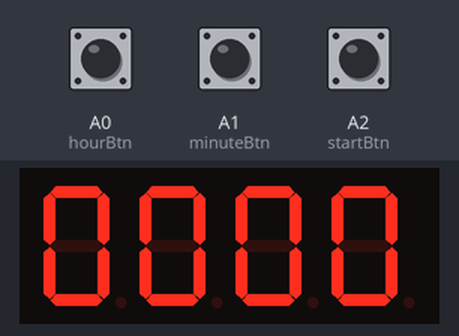
Simulated run of this sketch. Board: Arduino Uno, built with avr-gcc and run on an emulated ATmega328P. Parts: 4-digit seven-segment display. Wiring (inferred from the names in the program): 4-digit 7-segment display, segments lit when LOW: segments pin 2, pin 3, pin 4, pin 5, pin 6, pin 7, pin 8; digit selects pin 9, pin 10, pin 11, pin 12. The test bench sets the inputs (shaded band); at power-on: A2 (startBtn) HIGH, A0 (hourBtn) HIGH, A1 (minuteBtn) HIGH. The segment pins are drawn as the display they are named for.

Above: at 1.2 s.
1.3 s: A2 (startBtn) pulled LOW for 3.2 s
At 4.1 s:
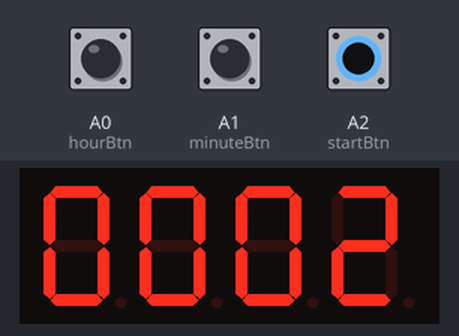
6.0 s: A2 (startBtn) pulled LOW for 3.2 s
At 11.1 s:
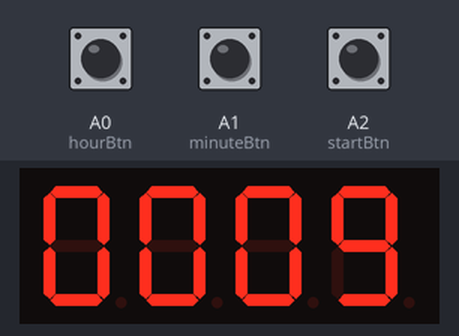
Timing chart, 0 to 12.6 s (numbered marks = the images above; inputs shaded):
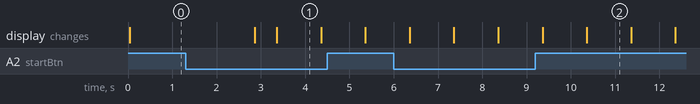

Measured:
- after the input at 1.3 s, the display: first changes after 1.6 s (image 1 shows a later state)
- what the display in image 1 shows lasts 1.0 s, from 3.4 s to 4.4 s

The sketch:

DigitalClock.ino
```cpp
/*
====================================================
        Digital Clock using ATmega328P
====================================================

Microcontroller : ATmega328P-PU
Display         : 4 Digit Seven Segment Display
Clock Speed     : 16 MHz External Crystal

Features:
- 24 Hour Digital Clock
- Hour and Minute Adjustment
- Start Button
- Seconds View using Long Press
- Standalone ATmega328P Operation

Author:
Krisha Janardhan Marri

====================================================
*/


// ---------------- DISPLAY PIN CONFIGURATION ----------------

const byte segPins[7] = {2,3,4,5,6,7,8};
const byte digitPins[4] = {9,10,11,12};


// ---------------- BUTTON CONNECTIONS ----------------

const byte hourBtn   = A0;
const byte minuteBtn = A1;
const byte startBtn  = A2;


// ---------------- SEVEN SEGMENT DIGIT DATA ----------------

byte digits[10][7] =
{
  {0,0,0,0,0,0,1},   // 0
  {1,0,0,1,1,1,1},   // 1
  {0,0,1,0,0,1,0},   // 2
  {0,0,0,0,1,1,0},   // 3
  {1,0,0,1,1,0,0},   // 4
  {0,1,0,0,1,0,0},   // 5
  {0,1,0,0,0,0,0},   // 6
  {0,0,0,1,1,1,1},   // 7
  {0,0,0,0,0,0,0},   // 8
  {0,0,0,0,1,0,0}    // 9
};


// ---------------- CLOCK VARIABLES ----------------

int hours = 0;
int minutes = 0;
int secondsCounter = 0;

bool running = false;


// ---------------- TIMER VARIABLES ----------------

unsigned long previousMillis = 0;


// ---------------- SECOND DISPLAY CONTROL ----------------

bool showSeconds = false;
unsigned long showSecondsStart = 0;


// ---------------- BUTTON PRESS CONTROL ----------------

unsigned long buttonPressTime = 0;
bool buttonPreviouslyPressed = false;


// Previous button states for detecting single clicks

bool prevHourState   = HIGH;
bool prevMinuteState = HIGH;
bool prevStartState  = HIGH;


void setup()
{

  // Configure segment pins

  for(byte i=0; i<7; i++)
  {
    pinMode(segPins[i], OUTPUT);
  }


  // Configure digit selection pins

  for(byte i=0; i<4; i++)
  {
    pinMode(digitPins[i], OUTPUT);
  }


  // Enable internal pull-up resistors

  pinMode(hourBtn, INPUT_PULLUP);
  pinMode(minuteBtn, INPUT_PULLUP);
  pinMode(startBtn, INPUT_PULLUP);

}


void loop()
{

  // Read button inputs

  bool hourState   = digitalRead(hourBtn);
  bool minuteState = digitalRead(minuteBtn);
  bool startState  = digitalRead(startBtn);


  // =================================================
  //              CLOCK SETTING MODE
  // =================================================

  if(running == false)
  {

    if(prevHourState == HIGH && hourState == LOW)
    {
      hours++;

      if(hours >= 24)
        hours = 0;
    }


    if(prevMinuteState == HIGH && minuteState == LOW)
    {
      minutes++;

      if(minutes >= 60)
        minutes = 0;
    }


    if(prevStartState == HIGH && startState == LOW)
    {
      running = true;

      previousMillis = millis();
    }

  }


  // Store previous button values

  prevHourState   = hourState;
  prevMinuteState = minuteState;
  prevStartState  = startState;


  // =================================================
  //              CLOCK RUNNING MODE
  // =================================================

  if(running)
  {

    if(millis() - previousMillis >= 1000)
    {

      previousMillis += 1000;

      secondsCounter++;


      if(secondsCounter == 60)
      {

        secondsCounter = 0;

        minutes++;


        if(minutes == 60)
        {
          minutes = 0;
          hours++;
        }


        if(hours == 24)
        {
          hours = 0;
        }

      }

    }


    // Long press start button to display seconds

    if(digitalRead(startBtn) == LOW)
    {

      if(buttonPreviouslyPressed == false)
      {
        buttonPressTime = millis();
        buttonPreviouslyPressed = true;
      }


      if(millis() - buttonPressTime > 1500)
      {
        showSeconds = true;

        showSecondsStart = millis();
      }

    }

    else
    {
      buttonPreviouslyPressed = false;
    }


    // Automatically return to normal display

    if(showSeconds && millis()-showSecondsStart > 5000)
    {
      showSeconds = false;
    }

  }


  // Refresh display continuously

  displayNumber();

}


// =================================================
//        FUNCTION TO DISPLAY ONE DIGIT
// =================================================

void displayDigit(byte digit)
{

  for(byte i=0; i<7; i++)
  {
    digitalWrite(segPins[i], digits[digit][i]);
  }

}


// =================================================
//        FUNCTION FOR DISPLAY MULTIPLEXING
// =================================================

void displayNumber()
{

  int displayValue[4];


  if(showSeconds)
  {
    displayValue[0] = minutes / 10;
    displayValue[1] = minutes % 10;

    displayValue[2] = secondsCounter / 10;
    displayValue[3] = secondsCounter % 10;
  }

  else
  {
    displayValue[0] = hours / 10;
    displayValue[1] = hours % 10;

    displayValue[2] = minutes / 10;
    displayValue[3] = minutes % 10;
  }


  for(byte digit=0; digit<4; digit++)
  {

    // Disable all digits

    for(byte i=0; i<4; i++)
    {
      digitalWrite(digitPins[i], LOW);
    }


    displayDigit(displayValue[digit]);


    // Enable required digit

    digitalWrite(digitPins[digit], HIGH);


    delay(3);

  }

}
```
